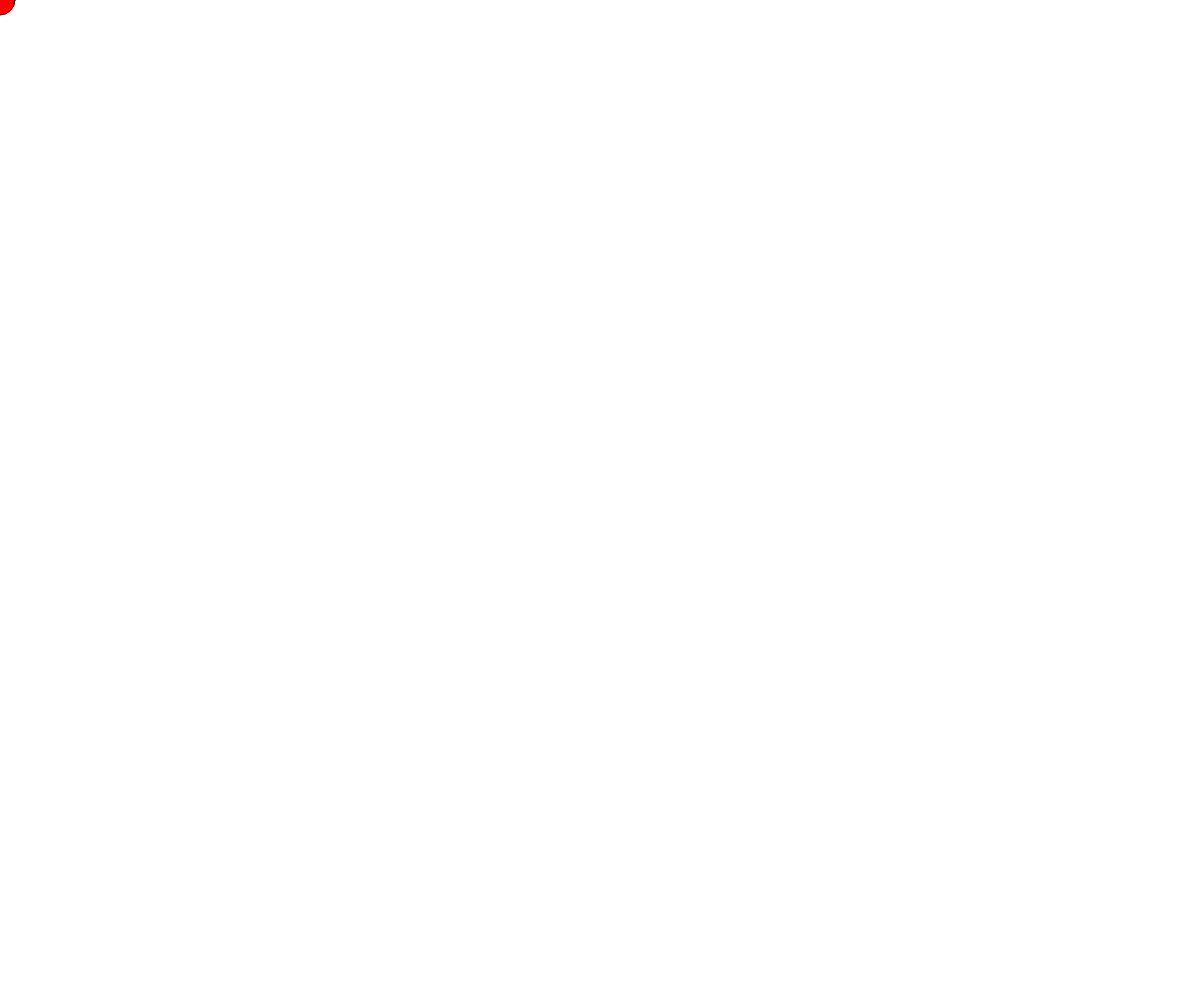
Frame 1 (no input)
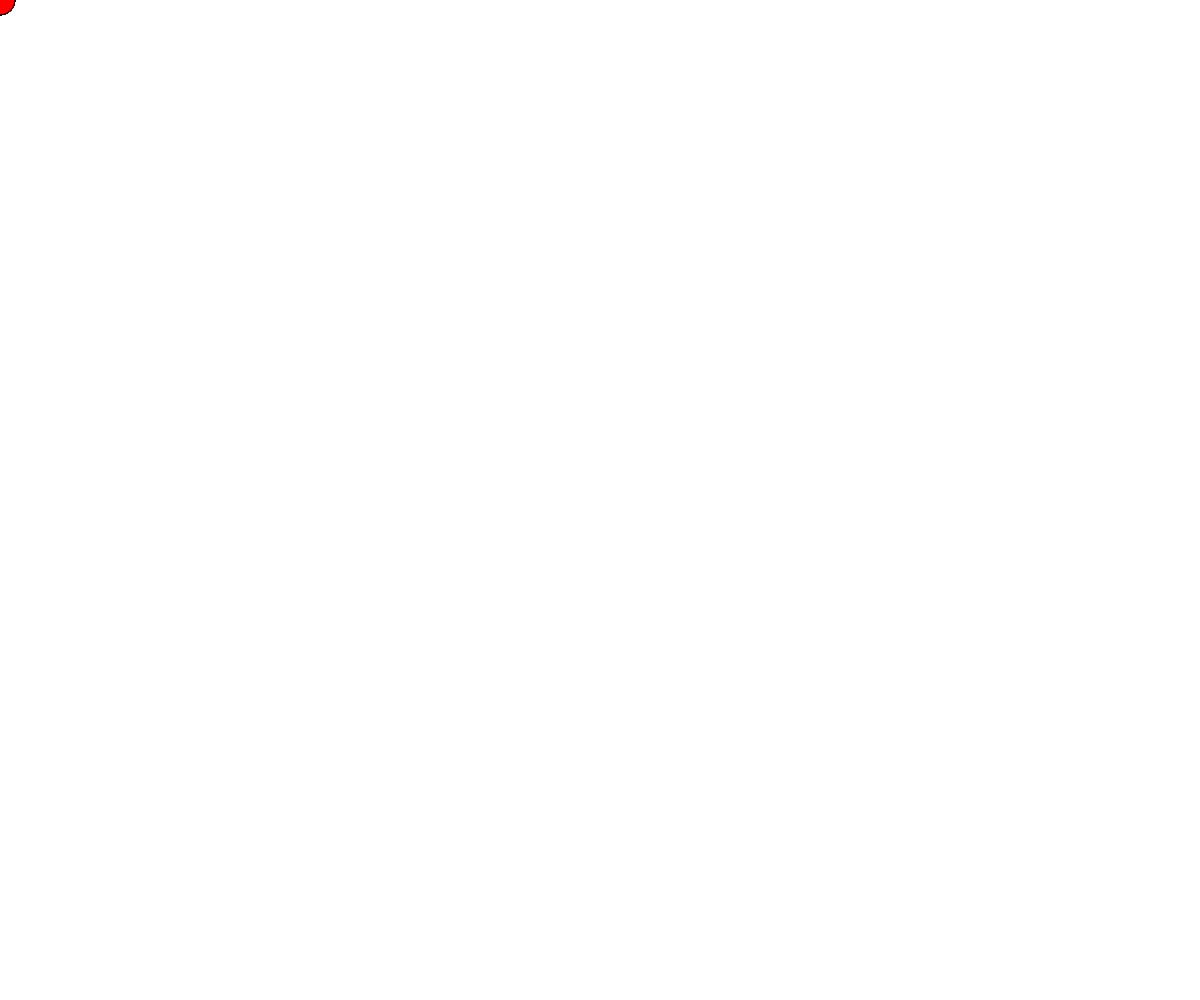
Frame 60 (no input)
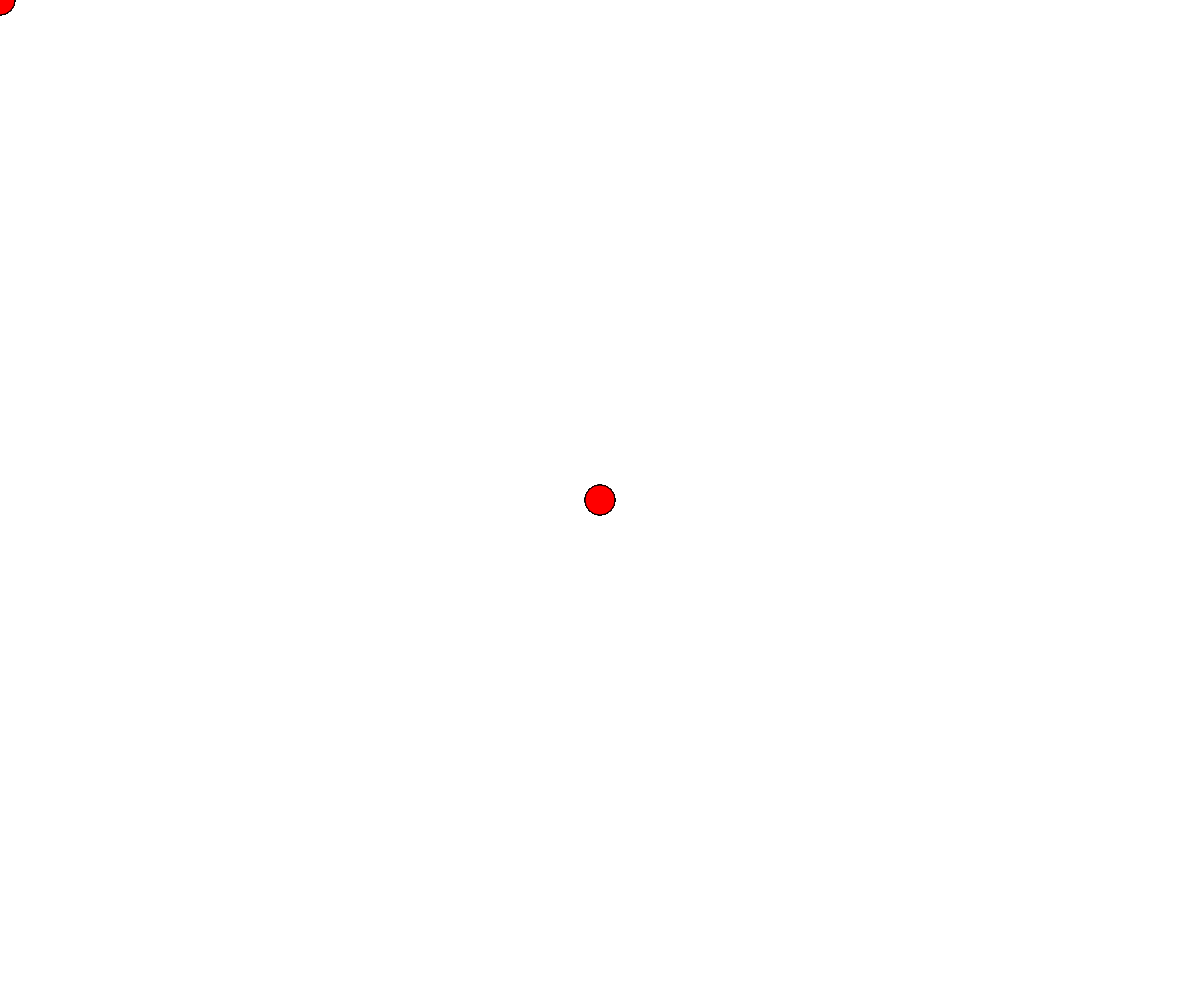
Frame 120 (the mouse pressed at the canvas centre since frame 60)

The p5.js sketch that drew these frames (run headless with seeded random() and noise() and a simulated clock; from frame 60 on, the mouse is pressed at the canvas centre):

// p5.js sketch
// ── sketch.js
// Project Title
// Syed Saad HUssain
// September 9, 2025
//
// Extra for Experts:
// - describe what you did to take this project "above and beyond"


function setup() { // runs ONCE at the start
  createCanvas(windowWidth, windowHeight);
}

function draw() { // runs OVER and OVER
                  //targeting 60 frames per second
  //background(220);
  fill (255,0,0)
  circle(mouseX, mouseY,30)
}
